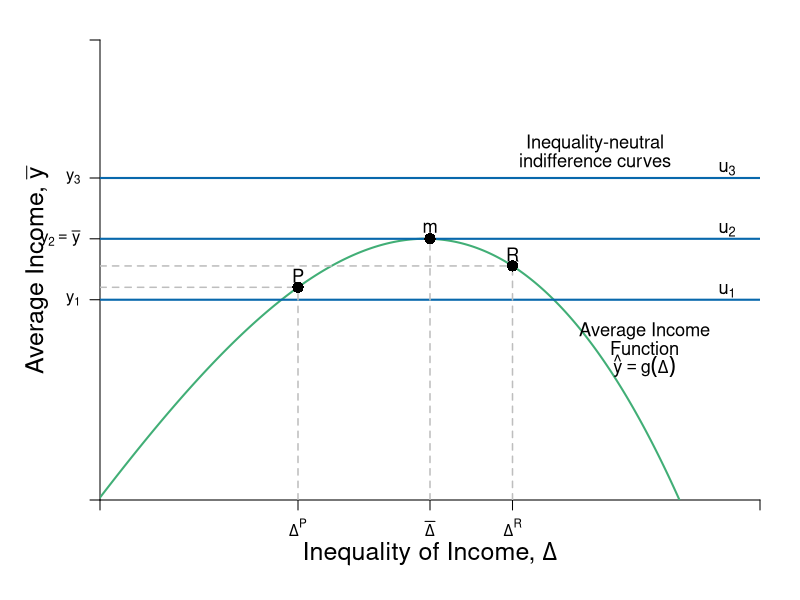

Here is the R script that generated this plot:
#Graph Designer: Simon Halliday & Riley Boeth '17
#Authors: Bowles, Foley and Halliday
#Title: Coordination, Conflict and Competition: A Text in Microeconomics

library(shape)
pdf(file = "risk/risks_inequality_neutral.pdf", width = 10, height = 8)


#Set parameters for graphics
axislabelsize <- 1.5
labelsize <- 1.1
graphlinewidth <- 2
segmentlinewidth <- 1.5

COL <- c("#7fc97f", "#beaed4", "#fdc086", "#ffff99", "#386cb0", "#f0027f", "#bf5b17", "#666666")
COLA <- c("#e0f3db", "#99d8c9","#66c2a4","#41ae76", "#238b45", "#005824")
COLB <- c("#c6dbef", "#4eb3d3", "#2b8cbe", "#0868ac","#084081")
COLC <- c("#fcfbfd", "#efedf5", "#dadaeb", "#bcbddc", "#9e9ac8", "#807dba", "#6a51a3", "#54278f", "#3f007d")

#Edited the margins to cater for the larger LHS labels
par(mar =  c(5, 5, 2, 2))

#Indifference curves of a risk-averse homo economicus (2nd graph out of the two for 4.7)

indiffA <- function(x, ua = 2, slope = 1/12) {
  ua + slope*(x)^2
}

#Average wealth function 

avgwealth <- function(x){
  (1.08)*((-1/35)*(((-((.9)*x-36))^2))+36.8+((-1/10)*(x-4)+(-1/1000)*((x-3)^3)))
}

#Add limits on axes and levels of utility for each indifference curve
ylims <- c(0, 40)
xlims <- c(0, 40)

npts <- 501 
x <- seq(xlims[1], xlims[2], length.out = npts)
y <- seq(ylims[1], ylims[2], length.out = npts) 

plot(0, 0, xlim = xlims, ylim = ylims, type = "n",
     xlab = expression(paste("")),
     ylab = expression(paste("")), 
     xaxt = "n", 
     yaxt = "n", 
     cex.lab = axislabelsize, 
     bty = "n", 
     xaxs="i", 
     yaxs="i"
)

#x and y limits with plain axes without ticks/numbers to match previous graph

#ticksx <- seq(from = 0, to = xlims[2]+1, by = 4)
#xlabels <- seq(from = 0, to = xlims[2], by = 1)
ticksx <- c(xlims[1], 12,  20, 25, xlims[2])
xlabels <- c(NA, expression(paste(Delta^P)), expression(paste(bar(Delta) )), expression(paste(Delta^R)), NA)
#ticksy <- seq(from = 0, to = ylims[2]+1, by = 4)
#ylabels <- seq(from = 0, to = ylims[2], by = 1)
ticksy <- c(ylims[1], avgwealth(11), avgwealth(20), 28, ylims[2])
ylabels <- c(NA, expression(paste(y[1])), expression(paste(y[2] == bar(y) )), expression(paste(y[3])), NA)
#text(-1, avgwealth(8)+7, expression(paste(omega, ""[R],"'")), xpd = TRUE, cex = labelsize)
#text(-1, avgwealth(8), expression(paste(omega, ""[e],"'")),  xpd = TRUE, cex = labelsize)
#text(-1, avgwealth(8)-7, expression(paste(omega, ""[P],"'")),  xpd = TRUE, cex = labelsize)


#text(8, -.9, expression(paste(Delta, ""[e],"`")),  xpd = TRUE,  cex = labelsize)
#text(12, -.9, expression(paste(Delta, ""[rawls])), xpd = TRUE, cex = labelsize)
#text(15, -.9, expression(paste(Delta, ""[e])),  xpd = TRUE,  cex = labelsize)
#text(20, -.9, expression(paste(Delta,""[max])),  xpd = TRUE,  cex = labelsize)
#text(25, -.9, expression(paste(Delta, ""[Wealthiest], " "[Rich])),  xpd = TRUE,  cex = labelsize)




axis(1,at = ticksx,  pos = 0, labels = xlabels)
axis(2,at = ticksy,  pos = 0, labels = ylabels, las = 1)

npts <- 500 
xx1 <- seq(xlims[1], xlims[2], length.out = npts)
xx2 <- seq(0, xlims[2], length.out = npts)
xx3 <- seq(xlims[1], 0, length.out = npts)
xx4 <- seq(-11, 0, length.out = npts)


# lines(xx1, indiffA(xx1, ua = 2), col = COLB[4], lwd = graphlinewidth)
# lines(xx1, indiffA(xx1, ua = 8.2), col = COLB[4], lwd = graphlinewidth)
# lines(xx1, indiffA(xx1, ua = 14.4), col = COLB[4], lwd = graphlinewidth)
lines(xx1, avgwealth(xx1), col = COLA[4], lwd = graphlinewidth)


#Axis labels and draw linear utility function
mtext(expression(paste("Inequality of Income, ", Delta)), side = 1, line = 2.5, cex = axislabelsize)
text(-3.8, 0.5*ylims[2], expression(paste("Average Income, ",bar(y))), xpd = TRUE, cex = axislabelsize, srt = 90) 

#Label various points on line

segments(0, avgwealth(x = 11), xlims[2], avgwealth(x = 11), lty = 1, col = COLB[4], lwd = graphlinewidth)
segments(0, avgwealth(x = 20) , xlims[2], avgwealth(x = 20) , lty = 1, col = COLB[4], lwd = graphlinewidth)
segments(0, 28, xlims[2], 28, lty = 1, col = COLB[4], lwd = graphlinewidth)



# text(8, avgwealth(8)+1, expression(paste(e*minute)), cex = labelsize)
# segments(8, 0, 8, avgwealth(8), lty = 2, col = "gray", lwd = segmentlinewidth)
# segments(0, avgwealth(8), 8, avgwealth(8), lty = 2, col = "gray", lwd = segmentlinewidth)
# points(8, avgwealth(8), pch = 16, col = "black", cex = 1.5)
# 
# segments(25, 0, 25, avgwealth(25), lty = 2, col = "gray", lwd = segmentlinewidth)
# points(25, avgwealth(25), pch = 16, col = "black", cex = 1.5)
# 
text(20, avgwealth(20)+1, expression(paste(m)), cex = labelsize)
segments(20, 0, 20, avgwealth(20), lty = 2, col = "gray", lwd = segmentlinewidth)
points(20, avgwealth(20), pch = 16, col = "black", cex = 1.5)

segments(0, avgwealth(12), 12, avgwealth(12), lty = 2, col = "gray", lwd = segmentlinewidth)
segments(12, 0, 12, avgwealth(12), lty = 2, col = "gray", lwd = segmentlinewidth)
points(12, avgwealth(12), pch = 16, col = "black", cex = 1.5)
text(12, avgwealth(12) + 1, expression(paste(P)), cex = labelsize)

segments(0, avgwealth(25), 25, avgwealth(25), lty = 2, col = "gray", lwd = segmentlinewidth)
segments(25, 0, 25, avgwealth(25), lty = 2, col = "gray", lwd = segmentlinewidth)
points(25, avgwealth(25), pch = 16, col = "black", cex = 1.5)
text(25, avgwealth(25) + 1, expression(paste(R)), cex = labelsize)


# text(14.7, avgwealth(15)+1, expression(paste("e")), cex = labelsize)
# segments(15, 0, 15, avgwealth(15), lty = 2, col = "gray", lwd = segmentlinewidth)
# points(15, avgwealth(15), pch = 16, col = "black", cex = 1.5)
# 
# segments(12, 0, 12, avgwealth(12), lty = 2, col = "gray", lwd = segmentlinewidth)
# points(12, avgwealth(12), pch = 16, col = "black", cex = 1.5)

#Label relevant points on axes

#Add arrow beside y axis and points on axis

# arrows(-1, avgwealth(8)+6, -1, avgwealth(8)+1, col = "black", code =3, arr.type = "simple", xpd = TRUE, length = 0.1, angle = 40, lwd = 3)
# arrows(-1, avgwealth(8)-6, -1, avgwealth(8)-1, col = "black", code = 3, arr.type = "simple", xpd = TRUE, length = 0.1, angle = 40, lwd = 3)

#points(0, avgwealth(8)+7, pch = 16, col = "black", cex = 1.5, xpd = TRUE)
#points(0, avgwealth(8), pch = 16, col = "black", cex = 1.5,xpd = TRUE)
#points(0, avgwealth(8)-7, pch = 16, col = "black", cex = 1.5,xpd = TRUE)

#label the three indifference curves

text(38, 18.2, expression(paste(u[1])), xpd = TRUE, cex = labelsize)
text(38, 23.5, expression(paste(u[2])),  xpd = TRUE, cex = labelsize)
text(38, 28.8, expression(paste(u[3])),  xpd = TRUE, cex = labelsize)



#Label average wealth curve and indifference curves generally

text(33, avgwealth(30)+1.5, expression(paste("Average Income")), xpd = TRUE, cex = labelsize)
text(33, avgwealth(30), expression(paste("Function")), xpd = TRUE, cex = labelsize)
text(33, avgwealth(30)-1.5, expression(paste(hat(y) == g(Delta) )), xpd = TRUE, cex = labelsize)

text(30, 31, expression(paste("Inequality-neutral")), xpd = TRUE, cex = labelsize)
text(30, 29.5, expression(paste("indifference curves")), xpd = TRUE, cex = labelsize)



dev.off()
